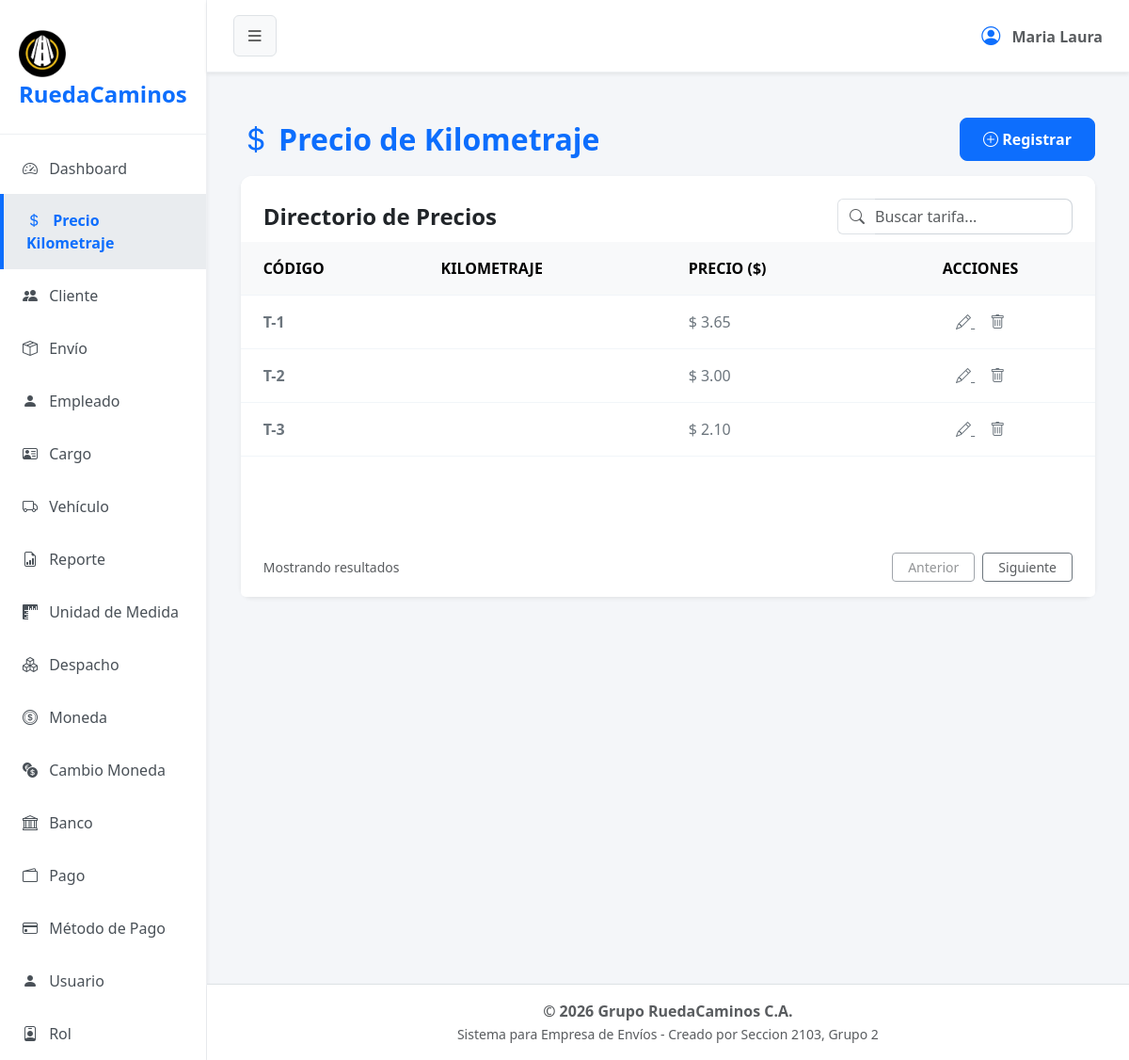
The page /?url=kilometraje on the database as committed earlier.
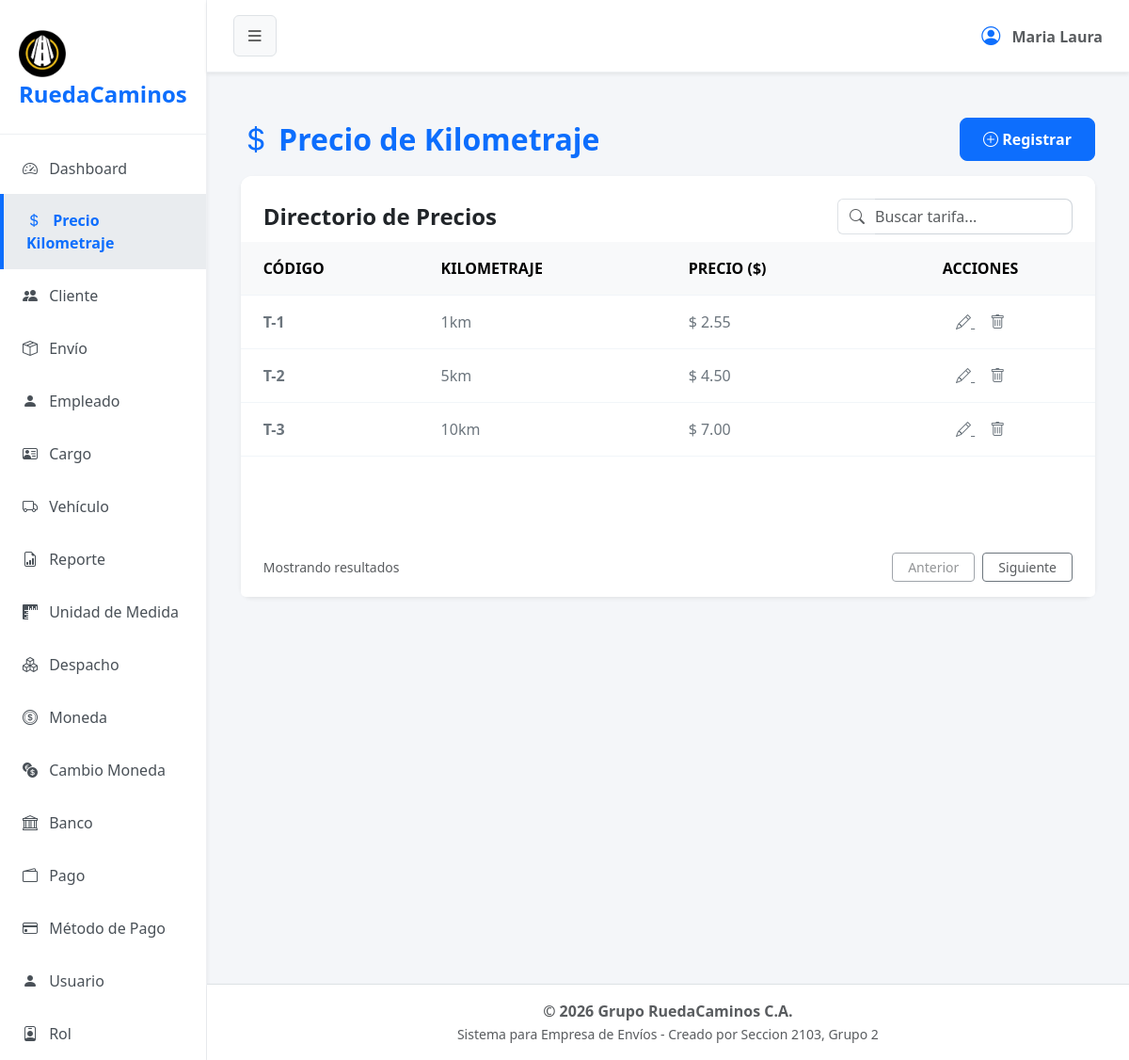
The same page on the database as committed later.
### tables this page shows
CREATE TABLE `precio_kilometraje` (
  `cod_preciokilometraje` int(11) NOT NULL,
  `kilometraje` varchar(50) NOT NULL,
  `monto_tarifa` decimal(7,2) NOT NULL,
  `estado` tinyint(1) NOT NULL
);

### app/controller/kilometrajeController.php (called while the page is built, shortened)
<?php
$kilometraje = new Kilometraje();
$registros = $kilometraje->obt_RegistrosKilometraje();
include 'app/view/layout/header.php';
include 'app/view/kilometraje/kilometraje.php';
include 'app/view/layout/footer.php';
?>

### index.php (called while the page is built, shortened)
<?php
    $frontController = new FrontController();
?>

### app/config/Conexion.php (called while the page is built, shortened)
<?php
abstract class Conexion
{
    public $host = "localhost";
    public $namedb = "grupo_ruedacaminos";
    public $userdb = "root";
    public $passwd = "";
    public function __construct()
    {
        $this->conexion = $this->getConnection();
    }
    public function getConnection(): PDO
    {
        try {
            $dsn = "mysql:host=" . $this->host . ";dbname=" . $this->namedb . ";charset=utf8";
            $conexion = new PDO($dsn, $this->userdb, $this->passwd);
            $conexion->setAttribute(PDO::ATTR_ERRMODE, PDO::ERRMODE_EXCEPTION);
        } catch (PDOException $error) {
            die('No se pudo conectar a la base de datos, error:' . $error->getMessage());
        }
        return $conexion;
    }
}

### app/model/Kilometraje.php (called while the page is built, shortened)
<?php
class Kilometraje extends Conexion
{
    public function obt_RegistrosKilometraje() {
        $sentencia = "SELECT * FROM precio_kilometraje WHERE estado = 1";
        $select = $this->conexion->prepare($sentencia);
        $select->execute();
        return $select->fetchAll(\PDO::FETCH_ASSOC);
    }
}

### app/view/kilometraje/componentes/tabla.php (the view)
<div class="card-body p-0">
    <div class="table-responsive">
        <table class="table table-hover align-middle mb-0" id="tablaPrecios">
            <thead class="table-light">
                <tr>
                    <th class="ps-4">CÓDIGO</th>
                    <th>KILOMETRAJE</th> <th>PRECIO ($)</th>
                    <th class="text-center pe-4">ACCIONES</th>
                </tr>
            </thead>
            <tbody>
                <?php
                if (!empty($registros)) {
                    foreach ($registros as $fila): ?>
                        <tr>
                            <td class="ps-4 fw-bold text-secondary">T-<?= $fila['cod_preciokilometraje'] ?></td>
                            <td class="text-secondary"><?= $fila['kilometraje'] ?></td>
                            <td class="text-secondary">$ <?= number_format($fila['monto_tarifa'], 2) ?></td>
                            <td class="pe-4 text-center">
                                <a href="#" class="text-secondary me-3 btn-editar"
                                data-bs-toggle="modal"
                                data-bs-target="#modalEditar"
                                data-id="<?= $fila['cod_preciokilometraje'] ?>"
                                data-kilometraje="<?= $fila['kilometraje'] ?>"
                                data-precio="<?= $fila['monto_tarifa'] ?>">
                                <i class="bi bi-pencil"></i>
                                </a>
                                <a href="#" class="text-secondary btn-eliminar" data-id="<?= $fila['cod_preciokilometraje'] ?>"><i class="bi bi-trash"></i></a>
                            </td>
                        </tr>
                    <?php endforeach;
                } else {
                    echo "<tr><td colspan='4' class='text-center'>No hay registros disponibles.</td></tr>";
                }
                ?>
            </tbody>
        </table>
    </div>
</div>

### app/controller/FrontController.php (shortened to what this page needs)
<?php
    class FrontController {
        private $dir;
        private $controller;
        private $url;
        public function __construct() {
            if (isset($_REQUEST["url"])) {
                $this->url = $_REQUEST["url"];
                $this->dir = 'app/controller/';
                $this->controller = 'Controller.php';
                $this->getURL();
            } else {
                echo "<script>location='?url=dashboard'</script>";
            }
        }
        private function getURL() {
            if(file_exists($this->dir.$this->url.$this->controller)) {
                require_once($this->dir.$this->url.$this->controller);
            } else {
                echo "<h2>Error 404: Módulo no encontrado</h2>";
                echo "<p>El controlador para '{$this->url}' no existe.</p>";
                echo "<a href='?url=dashboard'>Volver al inicio</a>";
            }
        }
    }
?>

### app/view/layout/header.php (shortened to what this page needs)
<!DOCTYPE html>
<html lang="es">
<head>
    <link href="assets/css/bootstrap.min.css" rel="stylesheet">
    <link href="assets/css/styles.css" rel="stylesheet">
    <link href="assets/icons/bootstrap-icons/font/bootstrap-icons.min.css" rel="stylesheet">
</head>
<body>
    <?php
    $current_url = isset($_GET['url']) ? $_GET['url'] : 'dashboard';
    ?>
    <div class="d-flex" id="wrapper">
        <div id="sidebar-wrapper" class="shadow-sm">
            <div class="sidebar-heading">
                <img src="app/view/img/logo2.png" alt="Logo" class="img-fluid mt-2" style="max-width: 50px;">RuedaCaminos
            </div>
            <div class="list-group list-group-flush mt-2">
                <a href="?url=dashboard" class="list-group-item list-group-item-action <?= $current_url == 'dashboard' ? 'active' : '' ?>">
                    <i class="bi bi-speedometer2 me-2"></i> Dashboard
                </a>
                <a href="?url=kilometraje" class="list-group-item list-group-item-action <?= $current_url == 'kilometraje' ? 'active' : '' ?>">
                    <i class="bi bi-currency-dollar me-2"></i> Precio Kilometraje
                </a>
                <a href="?url=cliente" class="list-group-item list-group-item-action <?= $current_url == 'cliente' ? 'active' : '' ?>">
                    <i class="bi bi-people-fill me-2"></i> Cliente
                </a>
                <a href="?url=envio" class="list-group-item list-group-item-action <?= $current_url == 'envio' ? 'active' : '' ?>">
                    <i class="bi bi-box-seam me-2"></i> Envío
                </a>
                <a href="?url=empleado" class="list-group-item list-group-item-action <?= $current_url == 'empleado' ? 'active' : '' ?>">
                    <i class="bi bi-person-fill me-2"></i> Empleado
                </a>
                <a href="?url=rol" class="list-group-item list-group-item-action <?= $current_url == 'cargo' ? 'active' : '' ?>">
                    <i class="bi bi-person-vcard me-2" ></i> Cargo
                </a>
                <a href="?url=vehiculo" class="list-group-item list-group-item-action <?= $current_url == 'vehiculo' ? 'active' : '' ?>">
                    <i class="bi bi-truck me-2"></i> Vehículo
                </a>
                <a href="?url=reporte" class="list-group-item list-group-item-action <?= $current_url == 'reporte' ? 'active' : '' ?>">
                    <i class="bi bi-file-earmark-bar-graph me-2"></i> Reporte
                </a>
                <a href="?url=unidadesmedida" class="list-group-item list-group-item-action <?= $current_url == 'unidadesmedida' ? 'active' : '' ?>">
                    <i class="bi bi-rulers me-2"></i> Unidad de Medida
                </a>
                <a href="?url=despacho" class="list-group-item list-group-item-action <?= $current_url == 'despacho' ? 'active' : '' ?>">
                    <i class="bi bi-boxes me-2"></i> Despacho
                </a>
                <a href="?url=moneda" class="list-group-item list-group-item-action <?= $current_url == 'moneda' ? 'active' : '' ?>">
                    <i class="bi bi-coin me-2"></i> Moneda
                </a>
                <a href="?url=cambiomoneda" class="list-group-item list-group-item-action <?= $current_url == 'cambiomoneda' ? 'active' : '' ?>">
                    <i class="bi bi-currency-exchange me-2"></i> Cambio Moneda
                </a>
                <a href="?url=bancos" class="list-group-item list-group-item-action <?= $current_url == 'bancos' ? 'active' : '' ?>">
                    <i class="bi bi-bank me-2"></i> Banco
                </a>
                <a href="?url=pago" class="list-group-item list-group-item-action <?= $current_url == 'pago' ? 'active' : '' ?>">
                    <i class="bi bi-wallet2 me-2"></i> Pago
                </a>
                <a href="?url=metodospago" class="list-group-item list-group-item-action <?= $current_url == 'metodospago' ? 'active' : '' ?>">
                    <i class="bi bi-credit-card me-2"></i> Método de Pago
                </a>
                <a href="?url=usuario" class="list-group-item list-group-item-action <?= $current_url == 'usuario' ? 'active' : '' ?>">
                    <i class="bi bi-person-fill me-2"></i> Usuario
                </a>
                <a href="?url=rol" class="list-group-item list-group-item-action <?= $current_url == 'rol' ? 'active' : '' ?>">
                    <i class="bi bi-person-badge me-2"></i> Rol
                </a>
            </div>
        </div>
        <div id="page-content-wrapper" class="d-flex flex-column min-vh-100 w-100">
            <nav class="navbar navbar-expand-lg navbar-light shadow-sm">
                <div class="container-fluid">
                    <button class="btn btn-light border" id="sidebarToggle"><i class="bi bi-list fs-5"></i></button>
                    <div class="ms-auto d-flex align-items-center">
                        <span class="text-muted fw-bold"><i class="bi bi-person-circle fs-5 me-2 text-primary"></i> Maria Laura</span>
                    </div>
                </div>
            </nav>
            <main class="container-fluid">

### app/view/kilometraje/kilometraje.php (shortened to what this page needs)
<main class="container-fluid py-5 px-4">
    <div class="row">
        <div class="col-12 mb-4">
            <header class="d-flex justify-content-between align-items-center mb-3">
                <h2 class="mb-0 text-primary fw-bold"><i class="bi bi-currency-dollar"></i> Precio de Kilometraje</h2>
                <button type="button" class="btn btn-primary" data-bs-toggle="modal" data-bs-target="#registerPrecio">
                    <i class="bi bi-plus-circle"></i> Registrar
                </button>
            </header>
            <section class="card shadow-sm border-0 h-100">
                <div class="card-header bg-white border-bottom-0 pt-4 pb-2 px-4 d-flex justify-content-between align-items-center">
                    <h4 class="mb-0 fw-bold">Directorio de Precios</h4>
                    <div class="input-group" style="max-width: 250px;">
                        <span class="input-group-text bg-transparent border-end-0 text-muted">
                            <i class="bi bi-search"></i>
                        </span>
                        <input type="text" class="form-control border-start-0 ps-0 text-muted" id="inputBusqueda" placeholder="Buscar tarifa...">
                    </div>
                </div>
                <?php require 'componentes/tabla.php'; ?>
                <footer class="card-footer bg-white border-top-0 d-flex justify-content-between align-items-center px-4 py-3">
                    <span class="text-muted small">Mostrando resultados</span>
                    <div class="d-flex gap-2">
                        <button class="btn btn-outline-secondary btn-sm px-3 text-muted" disabled>Anterior</button>
                        <button class="btn btn-outline-secondary btn-sm px-3 text-muted">Siguiente</button>
                    </div>
                </footer>
            </section>
        </div>
    </div>
</main>

### app/view/layout/footer.php (shortened to what this page needs)
        </main>
        <footer class="bg-white text-center py-3 mt-auto border-top w-100 shadow-sm">
            <div class="container-fluid">
                <p class="mb-0 text-muted fw-semibold">&copy; <?= date('Y') ?> Grupo RuedaCaminos C.A.</p>
                <small class="text-muted">Sistema para Empresa de Envíos - Creado por Seccion 2103, Grupo 2</small>
            </div>
        </footer>
    </div>
</div>
</body>
</html>

### assets/css/styles.css (style rules this page uses)
body { background-color: #f4f6f9; font-family: 'Segoe UI', Tahoma, Geneva, Verdana, sans-serif; overflow-x: hidden; }
#wrapper { display: flex; transition: all 0.3s ease-in-out; }
#sidebar-wrapper { min-height: 100vh; width: 250px; background-color: #ffffff; border-right: 1px solid #eef0f3; transition: margin .25s ease-out; }
#sidebar-wrapper .sidebar-heading { padding: 1.5rem 1.25rem; font-size: 1.5rem; font-weight: 800; color: #0d6efd; border-bottom: 1px solid #eef0f3; }
#sidebar-wrapper .list-group { width: 100%; }
#page-content-wrapper { min-width: 0; width: 100%; display: flex; flex-direction: column; }
.list-group-item { border: none; padding: 1rem 1.5rem; font-weight: 500; color: #495057; border-left: 4px solid transparent; }
.list-group-item.active { background-color: #e9ecef; color: #0d6efd; border-color: #0d6efd; border-left: 4px solid #0d6efd; font-weight: 700; }
.navbar { background-color: #ffffff; border-bottom: 1px solid #eef0f3; padding: 1rem; }
.card { box-shadow: 0 4px 12px rgba(0,0,0,0.05); border: none; border-radius: 12px; margin-bottom: 1.5rem; }
.card-header { background-color: #ffffff; border-bottom: 1px solid #eef0f3; font-weight: 600; border-top-left-radius: 12px !important; border-top-right-radius: 12px !important; }
.form-control, .form-select { border-radius: 8px; border-color: #ced4da; }
.btn-primary, .btn-success { border-radius: 8px; padding: 10px 24px; font-weight: 600; }
.table > :not(caption) > * > * { padding: 1rem 0.75rem; border-bottom-color: #f1f5f9; }

Rows that differ between the two databases and show on the page:
changed precio_kilometraje id 1: kilometraje (not shown) → "1km"; monto_tarifa "3.65" → "2.55"
changed precio_kilometraje id 2: kilometraje (not shown) → "5km"; monto_tarifa "3.00" → "4.50"
changed precio_kilometraje id 3: kilometraje (not shown) → "10km"; monto_tarifa "2.10" → "7.00"
